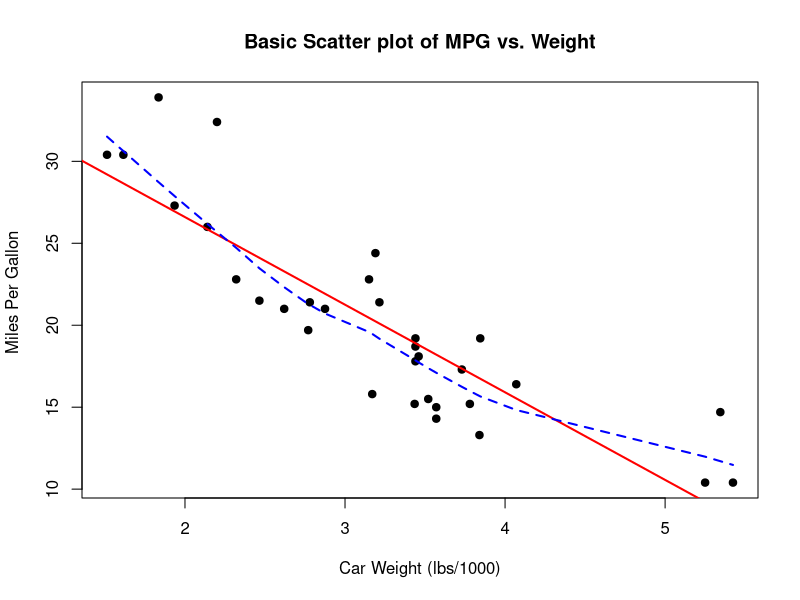

Source code (R):
attach(mtcars)
plot(wt, mpg,
    main="Basic Scatter plot of MPG vs. Weight",
    xlab="Car Weight (lbs/1000)",
    ylab="Miles Per Gallon ", pch=19)
abline(lm(mpg ~ wt), col="red", lwd=2, lty=1)
lines(lowess(wt, mpg), col="blue", lwd=2, lty=2)
